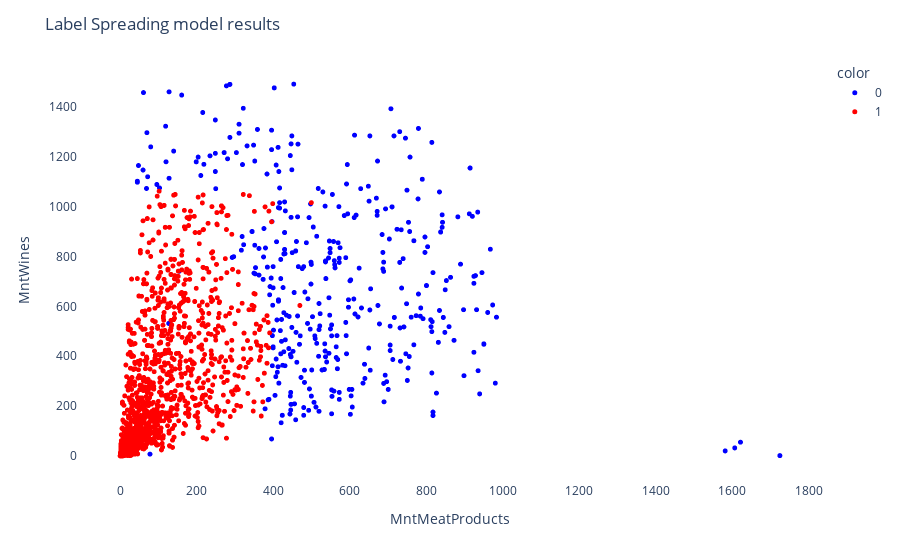

Notebook code for this chart:
### Code cell
# Create a scatter plot
fig = px.scatter(
    df,
    x="MntMeatProducts",
    y="MntWines",
    opacity=1,
    color=LS.transduction_.astype(str),
    color_discrete_sequence=["blue", "red"],
)

# Change chart background color
fig.update_layout(dict(plot_bgcolor="white"))

# Update axes lines
fig.update_xaxes(
    showgrid=True,
    gridwidth=1,
    gridcolor="white",
    zeroline=True,
    zerolinewidth=1,
    zerolinecolor="white",
    showline=True,
    linewidth=1,
    linecolor="white",
)

fig.update_yaxes(
    showgrid=True,
    gridwidth=1,
    gridcolor="white",
    zeroline=True,
    zerolinewidth=1,
    zerolinecolor="white",
    showline=True,
    linewidth=1,
    linecolor="white",
)

# Set figure title
fig.update_layout(title_text="Label Spreading model results")

# Update marker size
fig.update_traces(marker=dict(size=5))

fig.show()

### Figure 1 — Plotly figure (JSON) as saved in the notebook; plotly's stock layout.template omitted (floating-point values rounded to 4 significant figures; data arrays with more than 128 entries replaced by an {"elided": "..."} marker saying what was removed)
{"data": [{"hovertemplate": "color=0<br>MntMeatProducts=%{x}<br>MntWines=%{y}<extra></extra>", "legendgroup": "0", "marker": {"color": "blue", "opacity": 1, "size": 5, "symbol": "circle"}, "mode": "markers", "name": "0", "showlegend": true, "type": "scattergl", "x": {"elided": "418 int values"}, "xaxis": "x", "y": {"elided": "418 int values"}, "yaxis": "y"}, {"hovertemplate": "color=1<br>MntMeatProducts=%{x}<br>MntWines=%{y}<extra></extra>", "legendgroup": "1", "marker": {"color": "red", "opacity": 1, "size": 5, "symbol": "circle"}, "mode": "markers", "name": "1", "showlegend": true, "type": "scattergl", "x": {"elided": "1822 int values"}, "xaxis": "x", "y": {"elided": "1822 int values"}, "yaxis": "y"}], "layout": {"legend": {"title": {"text": "color"}, "tracegroupgap": 0}, "margin": {"t": 60}, "plot_bgcolor": "white", "title": {"text": "Label Spreading model results"}, "xaxis": {"anchor": "y", "domain": [0, 1], "gridcolor": "white", "gridwidth": 1, "linecolor": "white", "linewidth": 1, "showgrid": true, "showline": true, "title": {"text": "MntMeatProducts"}, "zeroline": true, "zerolinecolor": "white", "zerolinewidth": 1}, "yaxis": {"anchor": "x", "domain": [0, 1], "gridcolor": "white", "gridwidth": 1, "linecolor": "white", "linewidth": 1, "showgrid": true, "showline": true, "title": {"text": "MntWines"}, "zeroline": true, "zerolinecolor": "white", "zerolinewidth": 1}}}
